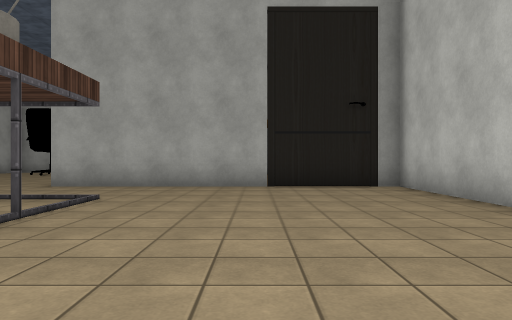
[1] (above)

16 first-person views from a walk through a scene from a Unity 3-D project. The camera is 1.2 m above the floor, looks level and sees 70° across. The floor is counted in squares, 2 m on a side. Each view is taken from the middle of a square. On the plan, view 1 faces up. The plan holds only what a view shows up to about 10 squares ahead; the rest is blank. The place goes on beyond the plan. Some surface patterns are stand-ins.

[2]
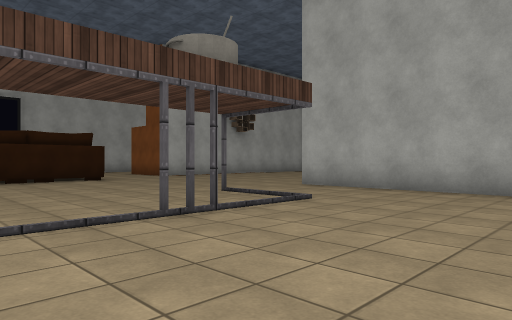

[3]
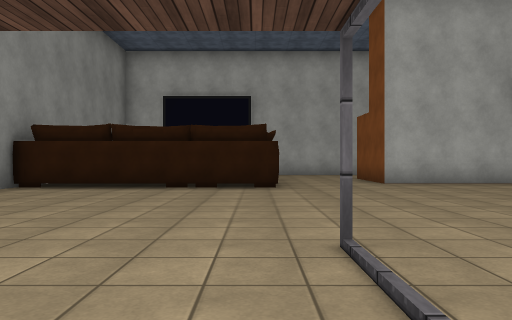

[4]
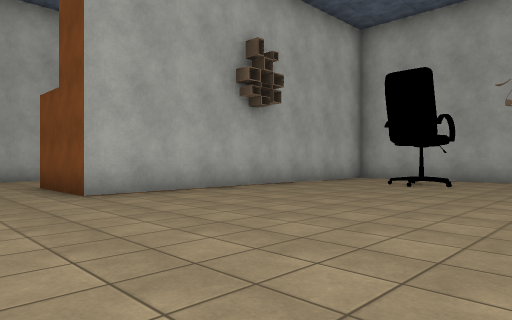

[5]
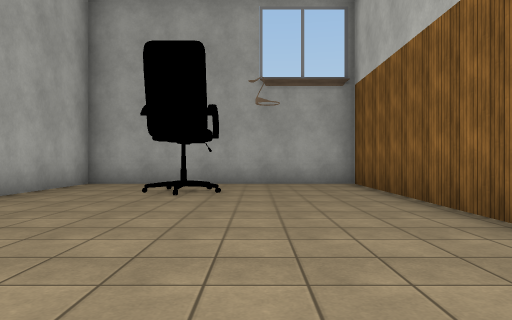

[6]
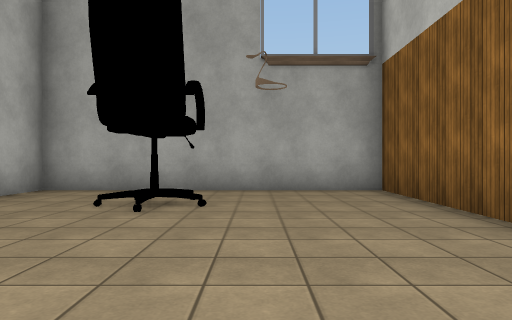

[7]
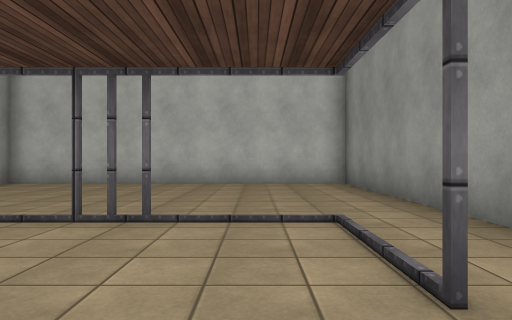

[8]
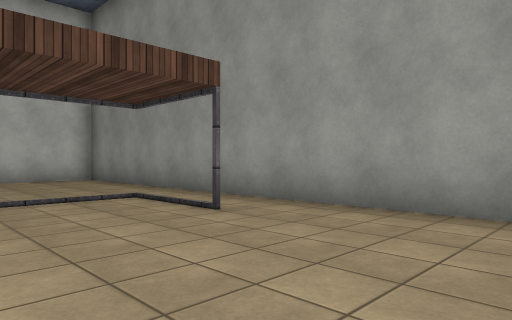

[9]
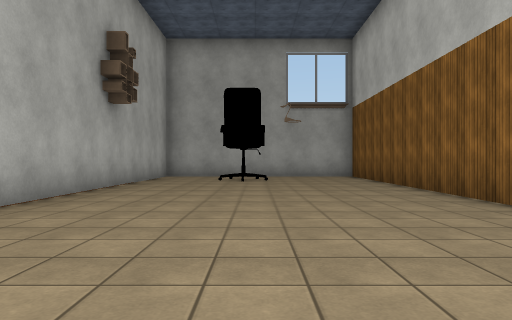

[10]
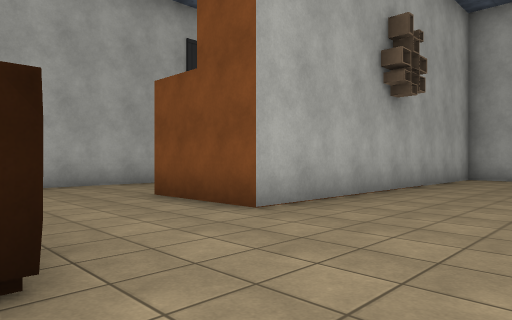

[11]
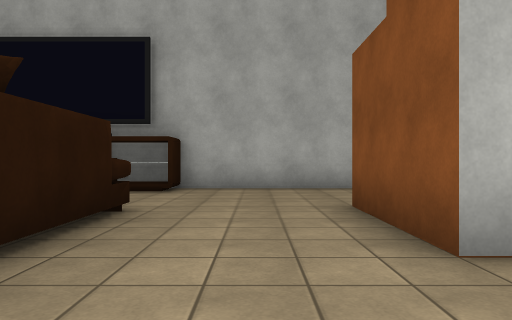

[12]
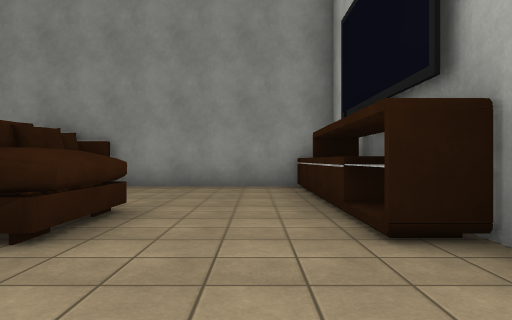

[13]
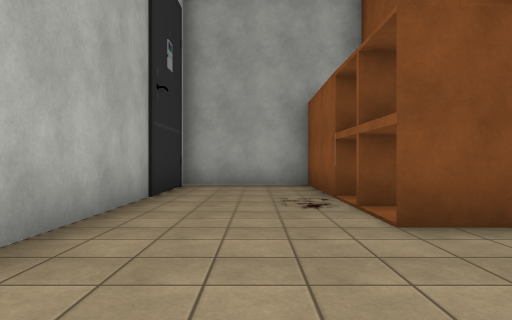

[14]
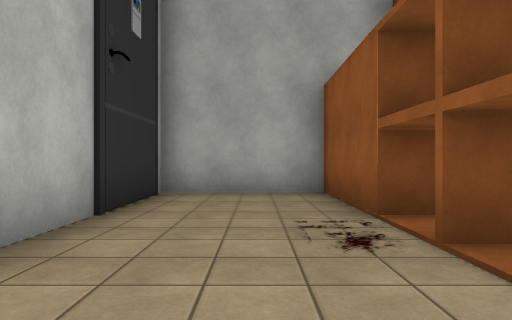

[15]
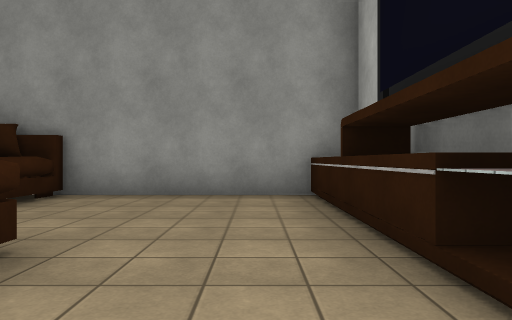

[16]
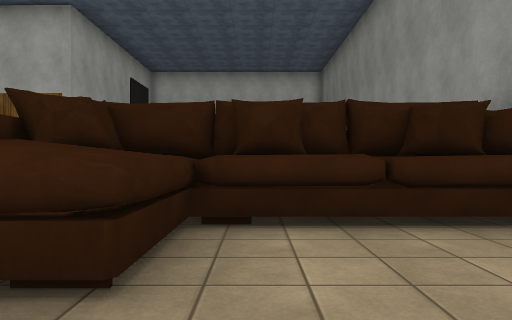

### Floor plan
Points are (right, up) in squares from view 1. A wall is a line through its corners. A room is listed if a view was taken in it or the views show most of it. See-through windows are left out.
Room 1 (views 1, 2, 3, 4, 5, 6, 7, 8, 9, 10, 11)
walls: (-4.6, 9.4) (-4.6, 10.5); (-4.5, 13.4) (-4.5, 17.3) (-11.2, 17.3) (-11.2, 8.3) (-13.8, 8.3); (-9.8, 5.5) (-9.8, -0.3); (-7.2, -0.3) (3.3, -0.3) (3.3, 8.3) (-2.5, 8.3); (-13.5, 5.4) (-11, 5.4)
ways out: opening at (-12.5, 6.5) to room 2
objects: chair (-8, 15)
Room 2 (views 12, 14, 15)
walls: (-13.2, 9.5) (-13.8, 9.5); (-13.1, 10.8) (-13.7, 10.8) (-13.7, 13.8) (-16.7, 13.8) (-16.7, 5.5) (-15.9, 5.5); (-16.7, 4.1) (-15.9, 4.1)
ways out: opening at (-12.5, 6.5) to room 1; opening at (-14.5, 5) to room 3
Room 3 (views 13, 16)
walls: (-13.5, 3.6) (-13.5, 5.4); (-11.8, 0.1) (-11.2, 0.1); (-11.3, 0.7) (-10.7, 1.4); (-11.4, 3.6) (-13.7, 3.6) (-13.7, 4.5); (-11.2, 0.7) (-10.7, 1.4); (-16.7, 3.5) (-16.7, 1.8); (-11.4, 0.2) (-11, 0.6); (-11, 1) (-10.7, 1.3); (-10.8, 2.5) (-10.9, 3.2); (-10.8, 2.5) (-10.8, 3.2); (-11.3, 0.2) (-10.9, 0.5); (-16.5, -0.3) (-11.7, -0.3) (-11.7, 3.6); (-10.6, 1.9) (-10.5, 2.5); (-10.6, 1.1) (-10.6, 1.7); (-10.5, 1.2) (-10.4, 1.8) (-10.5, 2.6); (-10.5, 3.2) (-10.4, 4.8); (-10.6, 3.6) (-10.7, 4.1); (-11, 4.5) (-11.6, 5); (-15.9, 5.5) (-15.9, -0.2); (-10.9, 4.5) (-11.6, 4.9); (-11, 4.7) (-11.7, 4.9); (-16.7, 5.1) (-16.7, 4.1)
ways out: opening at (-14.5, 5) to room 2

Positions as (right, up) in squares from view 1, and headings:
1: (0, 0), facing up
2: (1, 1), facing up-left
3: (-2, 5), facing left
4: (-5, 6), facing up-left
5: (-7, 8), facing up
6: (-7, 10), facing up
7: (-6, 2), facing right
8: (-8, 4), facing down-right
9: (-8, 4), facing up
10: (-8, 5), facing up-left
11: (-9, 7), facing left
12: (-15, 8), facing down
13: (-15, 5), facing up
14: (-15, 7), facing up
15: (-15, 6), facing down
16: (-15, 3), facing right
